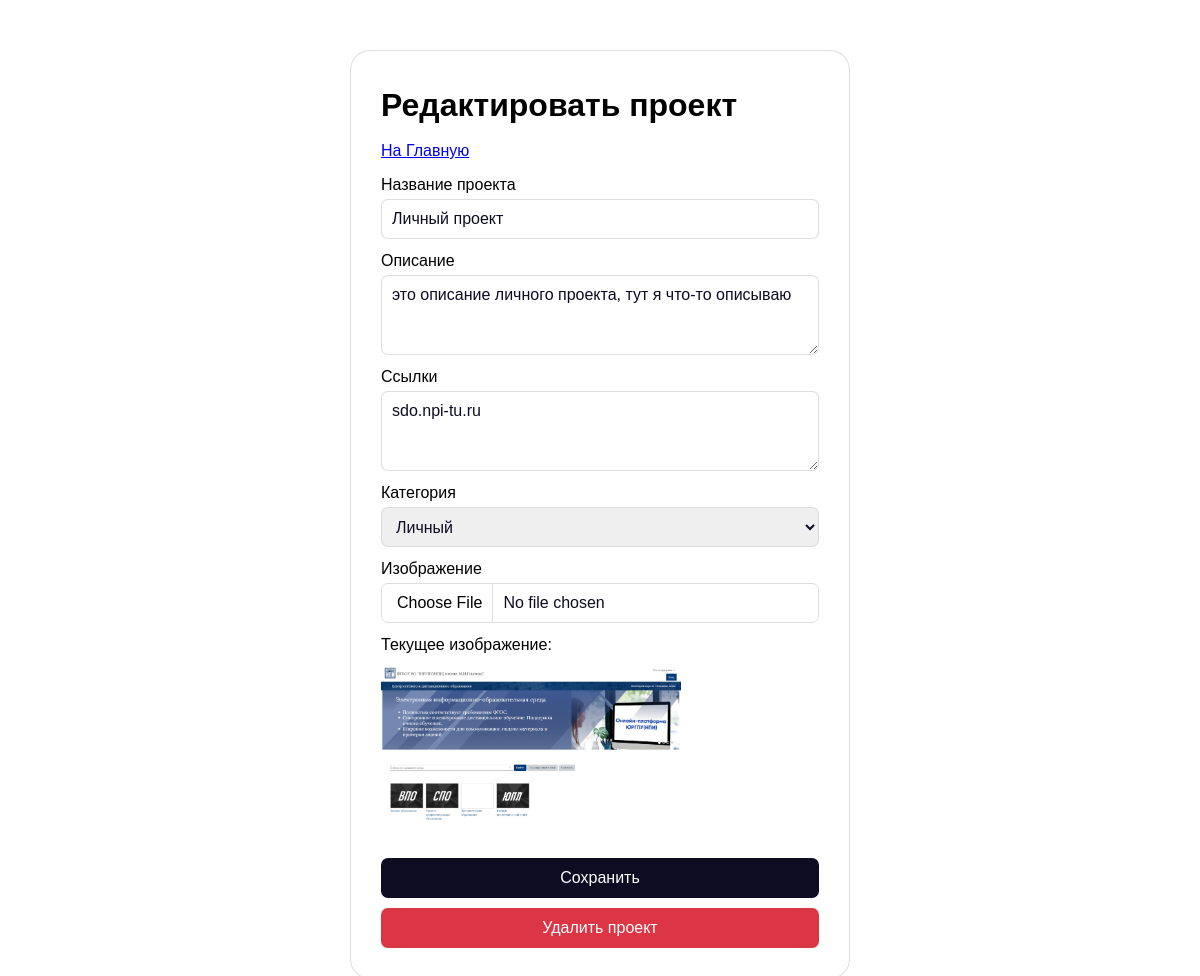
Page /edit_project/1 (signed in) on the committed database.
### tables this page shows
CREATE TABLE projects (
        id INTEGER PRIMARY KEY AUTOINCREMENT,
        user_id INTEGER NOT NULL,
        title TEXT NOT NULL,
        description TEXT NOT NULL,
        links TEXT,
        category TEXT NOT NULL CHECK(category IN ('учебный', 'личный', 'командный')),
        image_path TEXT,
        created_at TIMESTAMP DEFAULT CURRENT_TIMESTAMP,
        FOREIGN KEY (user_id) REFERENCES users(id)
        );

### app.py (the view, shortened to what this page needs)
@app.route('/edit_project/<int:project_id>', methods=['GET', 'POST'])
def edit_project(project_id):
    conn = sqlite3.connect(DATABASE)
    conn.row_factory = sqlite3.Row
    c = conn.cursor()
    c.execute('''
        SELECT projects.*, users.username FROM projects
        JOIN users ON projects.user_id = users.id
        WHERE projects.id = ? AND users.username = ?
    ''', (project_id, session['username']))
    project = c.fetchone()
    if not project:
        flash("Проект не найден или доступ запрещен", "failure")
        return redirect(url_for('index'))
    conn.close()
    return render_template('edit_project.html', project=project)

### templates/edit_project.html (shortened to what this page needs)
<!DOCTYPE html>
<html lang="ru">
<head>
    <link rel="stylesheet" href="/static/reset.css">
    <link rel="stylesheet" href="/static/style.css">
</head>
<body>
    <div class="container edit-proj-container">
        <h1>Редактировать проект</h1>
        <p><a href="{{ url_for('index') }}">На Главную</a></p>
        <form method="POST" enctype="multipart/form-data">
            <div>
                <label for="title">Название проекта</label>
                <input type="text" id="title" name="title" value="{{ project.title }}" required>
            </div>
            <div>
                <label for="description">Описание</label>
                <textarea id="description" name="description" maxlength="400" required>{{ project.description }}</textarea>
            </div>
            <div>
                <label for="links">Ссылки</label>
                <textarea id="links" name="links" maxlength="400">{{ project.links }}</textarea>
            </div>
            <div>
                <label for="category">Категория</label>
                <select id="category" name="category" required>
                    <option value="личный" {% if project.category == 'личный' %}selected{% endif %}>Личный</option>
                </select>
            </div>
            <div>
                <label for="image">Изображение</label>
                <input type="file" id="image" name="image" accept="image/*">
                {% if project.image_path %}
                    <p style="margin: 10px 0;">Текущее изображение:</p>
                    <img src="{{ url_for('static', filename='img/' + project.image_path) }}" alt="Текущее изображение" style="max-width: 300px;">
                {% endif %}
            </div>
            <button type="submit" class="margin10 def-btn">Сохранить</button>
        </form>
        <form method="POST" action="{{ url_for('delete_project', project_id=project.id) }}"
            onsubmit="return confirm('Вы уверены, что хотите удалить этот проект?');">
            <button type="submit" class="def-btn dlt-btn">Удалить проект</button>
        </form>
    </div>
</body>
</html>

### static/style.css (style rules this page uses)
.container { margin: 100px auto; width: 400px; padding: 30px; display: flex; flex-direction: column; gap: 10px; border: 1px rgba(219, 218, 222, 0.9) solid; border-radius: 20px; background-color: #fff; font-size: 12pt; color:#000; }
.container > form { display: flex; flex-direction: column; gap: 10px; }
.container > form > div { display: flex; flex-direction: column; }
.container input, .container textarea, .container select { color: #0d0c22; height: 40px; border: 1px rgba(219, 218, 222, 0.9) solid; border-radius: 7px; padding: 0 10px; margin-top: 2px; }
.container textarea { padding-top: 7px; height: 80px; resize: vertical; max-height: 200px; }
.def-btn { background-color: #0d0c22; color: #fff; height: 40px; border: none; border-radius: 7px; }
button,a { transition: .2s; }
.margin10 { margin-top: 20px; }
.dlt-btn { background-color: #dc3545; }
.add-container, .edit-proj-container { margin: 50px auto; width: 500px; }

### rows in the picture
projects: title "Личный проект", description "это описание личного проекта, тут я что-то описываю", links "sdo.npi-tu.ru", category "Личный", image_path (picture)
